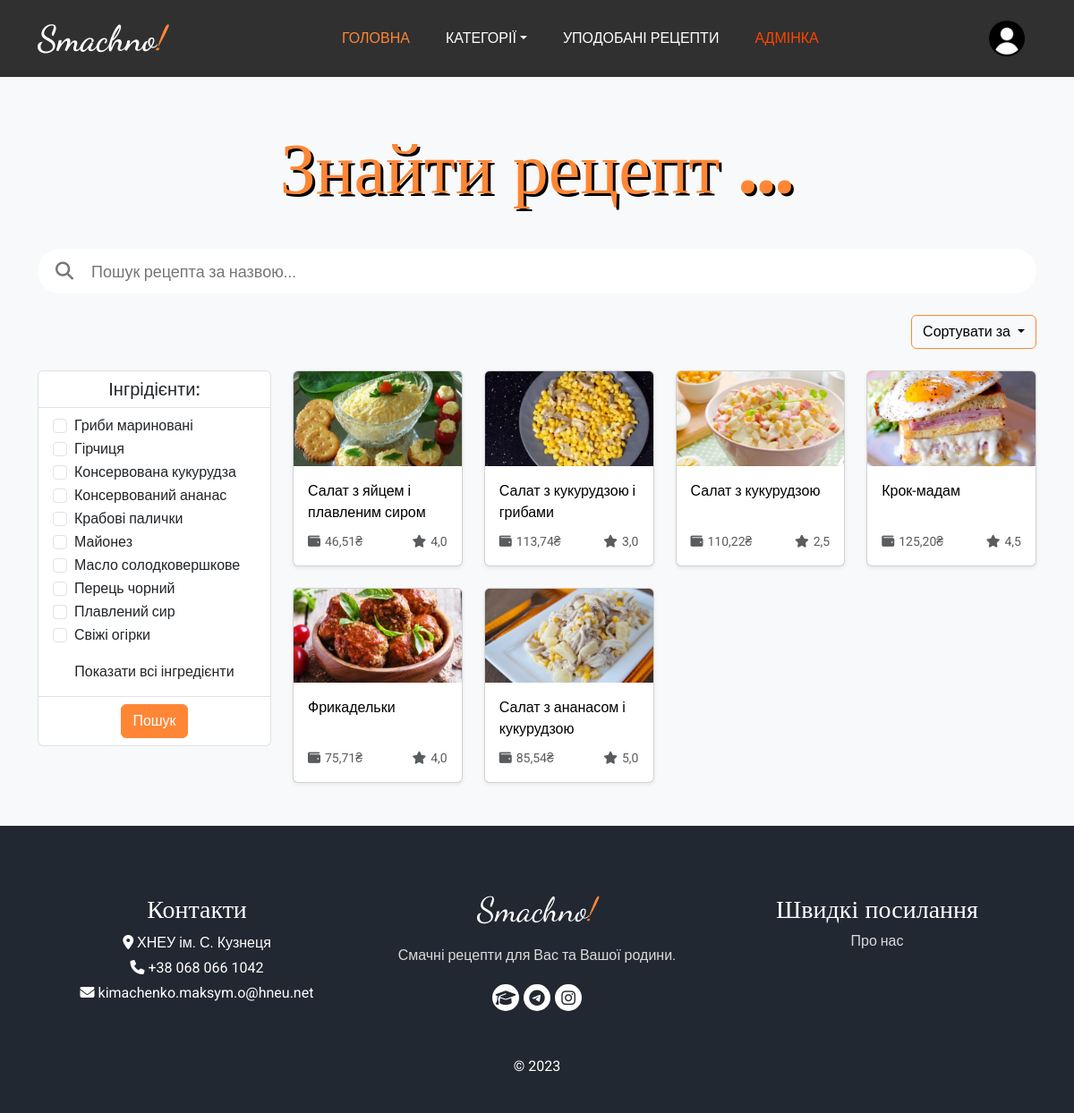
The app's page / (signed in) with its own data.
### recipes/models.py (models this page shows, shortened)
class Ingredient(models.Model):
    name = models.CharField('Назва', max_length=50, unique=True)
    amount = models.DecimalField('Кількість', max_digits=5, decimal_places=3)
    unit = models.CharField('Одиниця вимірювання',
        max_length=2,
        choices=[
        ('kg', 'кг.'),
        ('l', 'л.'),
        ('p', 'шт.'),
        ],
        default='kg',
    )
    price = models.DecimalField('Ціна', max_digits=6, decimal_places=2)
    modified = models.DateTimeField('Дата редагування', auto_now=True)
    class Meta:
        db_table = 'Ingredients'
        verbose_name = 'Інгредієнт'
        verbose_name_plural = 'Інгредієнти'

class Recipe(models.Model):
    def get_preview_path(self, filename):
        path = 'images\\' + date(localtime(self.created), 'ymd-Hi-') + translit(self.title).replace(' ', '-') + '/cover.webp'
        return path
    preview = ResizedImageField(verbose_name='Фото-прев\'ю', upload_to=get_preview_path, size=[1920, 1080], crop=['middle', 'center'], quality=100, force_format='WEBP')
    folder_path = models.FilePathField('Шлях до папки з фото', max_length=128)
    title = models.CharField('Назва', max_length=100, unique=True)
    slug = models.CharField('Посилання', max_length=128)
    description = CKEditor5Field('Детальний рецепт', config_name='extends')
    cooking_time = models.CharField('Час приготування', max_length=30)
    portions = models.IntegerField('Кількість порцій')
    created = models.DateTimeField('Дата публікації', auto_now_add=True)
    modified = models.DateTimeField('Дата редагування', auto_now=True)
    likes = models.ManyToManyField(settings.AUTH_USER_MODEL, verbose_name='Уподобали', related_name='like_recipe')
    total_price = models.DecimalField('Вартість', max_digits=6, decimal_places=2, null=True)
    avg_rating = models.DecimalField('Оцінка', max_digits=2, decimal_places=1, default=5)
    category = models.ManyToManyField(Category, verbose_name='Категорії')
    class Meta:
        db_table = 'Recipes'
        verbose_name = 'Рецепт'
        verbose_name_plural = 'Рецепти'

### recipes/views.py (the view, shortened to what this page needs)
# urls.py: path('', views.RecipeView.as_view(), name='home'),
class RecipeView(View):
    def get(self, request):
        recipes = Recipe.objects.all()
        ingredients = Ingredient.objects.all().order_by('name')
        categories = Category.objects.all()
        return render(request, 'recipes/index.html', {'recipes': recipes, 'ingredients': ingredients, 'categories': categories})

### templates/recipes/index.html (shortened to what this page needs)
{% load static %}
<!DOCTYPE html>
<html lang="uk">
<head>
  <link rel="stylesheet" href="https://cdnjs.cloudflare.com/ajax/libs/bootstrap/5.3.0/css/bootstrap.min.css" />
  <link rel="stylesheet" href="https://cdnjs.cloudflare.com/ajax/libs/font-awesome/6.4.0/css/all.min.css" />
  <link rel="stylesheet" href="{% static 'recipes/css/index.css' %}" />
</head>
<body>
  <div aria-live="polite" aria-atomic="true">
    <div class="toast-container bottom-0 end-0 p-3">
    </div>
  </div>
  <header class="hero_area">
    <div class="container">
      <nav class="navbar navbar-expand-lg custom_navbar">
        <a class="navbar-brand" href="{% url 'home' %}">
          <span class="word">Smachno<span class="exclamation">!</span></span>
        </a>
        <div class="collapse navbar-collapse" id="navbarSupportedContent">
          <ul class="navbar-nav mx-auto">
            <li class="nav-item active">
              <a class="btn nav-link" href="{% url 'home' %}">Головна</a>
            </li>
            <li class="nav-item">
              <div class="dropdown-center">
                <a class="btn nav-link dropdown-toggle categories-menu" data-bs-toggle="dropdown" aria-expanded="false" href="#">Категорії</a>
              </div>
            </li>
          {% if user.is_authenticated %}
            <li class="nav-item">
              <a class="btn nav-link" href="{% url 'favorites_recipes' %}">Уподобані рецепти</a>
            </li>
            {% if user.is_superuser %}
            <li class="nav-item">
              <a class="btn nav-link" style="color: orangered" href="/admin">Адмінка</a>
            </li>
            {% endif %}
            </ul>
            <div class="d-flex justify-content-center">
              <div class="dropdown user-menu text-center">
                <a href="#" class="nav-link" role="button" id="userDropdown" data-bs-toggle="dropdown" aria-expanded="false">
                  <span class="user-img">
                    <img src="{% static 'users/images/no_user_img.webp' %}" class="rounded-circle" width="40" alt="User Image">
                  </span>
                </a>
              </div>
            </div>
          {% else %}
          </ul>
          <div class="user_option">
            <a href="{% url 'signin' %}" class="signin">Увійти</a>
          </div>
          {% endif %}
        </div>
      </nav>
    </div>
  </header>
  <div class="py-5 bg-light">
    <div class="container">
      <div class="heading_container heading_center">
        <h1> Знайти рецепт&nbsp;... </h1>
      </div>
      <br><br>
      <div class="row-2">
        <form method="POST" id="search-form" action="{% url 'search_result' %}">
          <div class="col search-box">
            <i class="fa-solid fa-magnifying-glass" style="margin-right: 10px;"></i>
            <input type="text" id="search-input" name="searched" placeholder="Пошук рецепта за назвою...">
          </div>
        </form>
        <br>
        <div class="col d-flex justify-content-end">
          <div class="dropdown-center">
            <button class="btn dropdown-toggle text-black" type="button" data-bs-toggle="dropdown" aria-expanded="false" id="filter-btn">
              Сортувати за
            </button>
          </div>
        </div>
        <br>
      </div>
      <div class="row">
        <div class="col-md-3">
          <form method="POST" id="checkbox-form" action="{% url 'home' %}">
            <div class="list-group">
              <div class="list-group-item">
                <h5 class="mb-0" style="text-align: center;">Інгрідієнти:</h5>
              </div>
              <div class="list-group-item list-group-item-action">
                {% for ingredient in ingredients %}
                <div class="form-check {% if forloop.counter > 10 %}collapse{% endif %}">
                  <input class="form-check-input" type="checkbox" id="{{ ingredient.id }}" name="{{ ingredient.name }}" {% if ingredient.name in selected_ingredients %}checked{% endif %}>
                  <label class="form-check-label" for="{{ ingredient.id }}">
                    {{ ingredient.name }}
                  </label>
                </div>
                {% endfor %}
                {% if ingredients|length > 10 %}
                <div class="d-flex justify-content-center align-items-center">
                  <button class="btn d-grid gap-2 mt-2 btn-show-all" type="button" data-bs-toggle="collapse" data-bs-target=".collapse" aria-expanded="false" aria-controls="collapse-2">Показати всі інгредієнти</button>
                </div>
                {% endif %}
              </div>
              <div class="list-group-item d-flex justify-content-center align-items-center">
                <button class="btn d-grid gap-2" id="search-btn" type="submit">Пошук</button>
              </div>
            </div>
          </form>
          <br>
        </div>
        <section class="col-md-9">
          {% if recipes|length != 0 %}
          <div class="row recipe-container row-cols-xs-1 row-cols-md-3 row-cols-lg-4 g-4">
            {% for recipe in recipes reversed %}
            <div class="col recipe-item" data-id="{{ recipe.id }}" data-rating="{{ recipe.avg_rating }}"
              data-worth="{{ recipe.total_price }}">
              <div class="card shadow-sm">
                <a href="{% url 'recipe_detail' recipe.slug %}">
                  <img class="card-img-top" src="{{ recipe.preview.url }}">
                </a>
                <div class="card-body d-flex flex-column justify-content-between">
                  <a href="{% url 'recipe_detail' recipe.slug %}" style="text-decoration: none; color:black;">
                    <p class="card-text" style="margin-bottom: 10px;">{{ recipe.title }}</p>
                  </a>
                  <div class="d-flex justify-content-between align-items-center">
                    <small class="text-muted">
                      <i class="fa-solid fa-wallet" style="margin-right: 5px;" title="Вартість приготування"></i>{{ recipe.total_price }}₴
                    </small>
                    <small class="text-muted">
                      <i class="fa-solid fa-star" style="margin-right: 5px; margin-left: 5px;" title="Оцінка"></i>{{ recipe.avg_rating }}
                    </small>
                  </div>
                </div>
              </div>
            </div>
            {% endfor %}
          </div>
          {% else %}
          <div class="d-flex align-items-center text-center" style="height: 100%;">
            <h1>Рецептів з таким набором інгрідієнтів не знайдено...</h1>
          </div>
          {% endif %}
        </section>
      </div>
    </div>
  </div>
  <footer class="footer_section">
    <div class="container">
      <div class="row">
        <div class="col-md-4 footer-col">
          <div class="footer_contact">
            <h4> Контакти </h4>
            <div class="contact_link_box">
              <div>
                <i class="fa-solid fa-location-dot"></i>
                <span> ХНЕУ ім. С. Кузнеця </span>
              </div>
              <div>
                <i class="fa-solid fa-phone"></i>
                <span> +38 068 066 1042 </span>
              </div>
              <div>
                <i class="fa-solid fa-envelope"></i>
                <span> kimachenko.maksym.o@hneu.net </span>
              </div>
            </div>
          </div>
        </div>
        <div class="col-md-4 footer-col">
          <div class="footer_detail">
            <a href="{% url 'home' %}/" class="footer-logo"> <span class="word">Smachno<span class="exclamation">!</span></span></a>
            <p> Смачні рецепти для Вас та Вашої родини. </p>
            <div class="footer_social">
              <a href="https://www.hneu.edu.ua/">
                <i class="fa-solid fa-graduation-cap" aria-hidden="true"></i>
              </a>
              <a href="https://t.me/maxkimachenko">
                <i class="fa-brands fa-telegram" aria-hidden="true"></i>
              </a>
              <a href="https://instagram.com/maxkimachenko">
                <i class="fa-brands fa-instagram" aria-hidden="true"></i>
              </a>
            </div>
          </div>
        </div>
        <div class="col-md-4 footer-col">
          <h4> Швидкі посилання </h4>
          <a href="#">
            <p> Про нас </p>
          </a>
        </div>
      </div>
      <div class="footer-info">
        <p> &copy; <span id="displayYear"></span></p>
      </div>
    </div>
  </footer>
</body>
</html>

### static/recipes/css/index.css (style rules this page uses)
:root { --dark: #1b1e2c; --bg-color: #303030; --main-color: #ff8635; --main-color-shadow: #EC5800; }
body { font-family: 'Roboto', sans-serif; color: #0c0c0c; background-color: #ffffff; overflow-x: hidden; }
.hero_area { position: relative; min-height: auto; display: -webkit-box; display: -ms-flexbox; display: flex; padding: 8px 10px; background: var(--bg-color); -webkit-box-orient: vertical; -webkit-box-direction: normal; -ms-flex-direction: column; flex-direction: column; }
.navbar-brand { color: #ffffff; }
.navbar-brand .exclamation { color: var(--main-color); }
.navbar-brand .word { color: white; }
.navbar-brand span { font-size: 32px; font-family: 'Dancing Script'; font-size: 2.5rem; font-weight: 600; }
.custom_navbar { padding: 0; }
.user-menu { margin: 10px; position: relative; z-index: 99 }
.user-img { display: inline-block; margin-right: 3px; position: relative }
.heading_container h1 { font-family: 'Pacifico', cursive; position: relative; margin-bottom: 0; font-size: 5rem; color: var(--main-color); text-shadow: 3px 3px 0 black; }
.heading_container.heading_center { -webkit-box-align: center; -ms-flex-align: center; align-items: center; text-align: center; }
a, a:hover, a:focus { text-decoration: none; }
.search-box { width: 100%; height: 50px; background-color: white; border-radius: 30px; display: flex; align-items: center; padding: 20px; }
.search-box>i { font-size: 20px; color: #777; }
.search-box>input { flex: 1; height: 40px; border: none; outline: none; font-size: 18px; padding-left: 10px; }
#filter-btn { border-color: var(--main-color); }
#search-btn { color: white; background-color: var(--main-color); border-color: var(--main-color); }
.navbar-nav .nav-item .nav-link { padding: 5px 20px; color: #ffffff; text-align: center; text-transform: uppercase; border-radius: 5px; -webkit-transition: all 0.3s; transition: all 0.3s; }
.navbar-nav .nav-item.active .nav-link { color: var(--main-color); }
.footer_section { background-color: #222831; color: #ffffff; padding: 75px 0 40px 0; text-align: center; }
.footer_section h4 { font-size: 28px; font-family: 'Pacifico', cursive; }
.footer_section .footer-logo { font-family: 'Dancing Script', cursive; margin-bottom: 20px; }
.footer_section .footer-logo .exclamation { color: var(--main-color); }
.footer_section .footer-logo .word { color: white; }
.footer_section p { color: #dbdbdb; }
.footer_section .footer-col { margin-bottom: 15px; }
.footer_section .footer_contact .contact_link_box { display: -webkit-box; display: -ms-flexbox; display: flex; line-height: 1.75; -webkit-box-orient: vertical; -webkit-box-direction: normal; -ms-flex-direction: column; flex-direction: column; }
.footer_section .footer-logo { display: block; font-size: 38px; line-height: 1; color: #ffffff; }
.footer_section .footer_social { display: -webkit-box; display: -ms-flexbox; display: flex; -webkit-box-pack: center; -ms-flex-pack: center; justify-content: center; margin-top: 20px; margin-bottom: 10px; }
.footer_section .footer_social a { display: -webkit-box; display: -ms-flexbox; display: flex; -webkit-box-pack: center; -ms-flex-pack: center; justify-content: center; -webkit-box-align: center; -ms-flex-align: center; align-items: center; color: #222831; width: 30px; height: 30px; border-radius: 100%; background-color: #ffffff; border-radius: 100%; margin: 0 2.5px; font-size: 18px; }
.footer_section .footer-info { text-align: center; margin-top: 25px; }
.footer_section .footer-info p { color: #ffffff; margin: 0; }

### records on screen
Ingredient: name "Гриби мариновані"
Ingredient: name "Гірчиця"
Ingredient: name "Консервована кукурудза"
Ingredient: name "Консервований ананас"
Ingredient: name "Крабові палички"
Ingredient: name "Майонез"
Ingredient: name "Масло солодковершкове"
Ingredient: name "Перець чорний"
Ingredient: name "Плавлений сир"
Ingredient: name "Свіжі огірки"
Recipe: preview (picture), title "Салат з яйцем і плавленим сиром", total_price "46,51", avg_rating "4,0"
Recipe: preview (picture), title "Салат з кукурудзою і грибами", total_price "113,74", avg_rating "3,0"
Recipe: preview (picture), title "Салат з кукурудзою", total_price "110,22", avg_rating "2,5"
Recipe: preview (picture), title "Крок-мадам", total_price "125,20", avg_rating "4,5"
Recipe: preview (picture), title "Фрикадельки", total_price "75,71", avg_rating "4,0"
Recipe: preview (picture), title "Салат з ананасом і кукурудзою", total_price "85,54", avg_rating "5,0"
